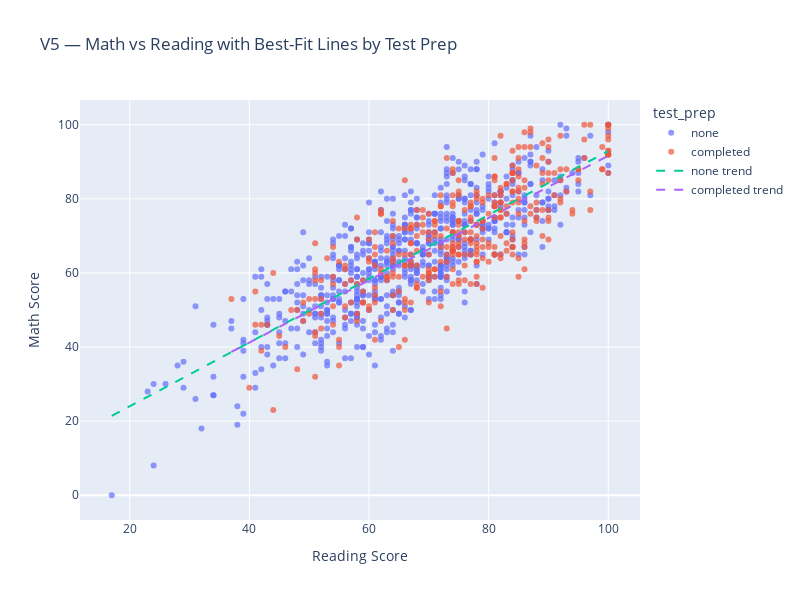

The cell this chart's notebook holds for it:
### Code cell
print("Q: How strongly are math and reading scores associated?")
print("A: There is a strong positive association — students with higher reading scores generally have higher math scores.")
print("Students who completed test prep have a slightly higher regression line, indicating an advantage at any reading level.")

fig = px.scatter(df, x="reading", y="math", color="test_prep",
                 title="V5 — Math vs Reading with Best-Fit Lines by Test Prep",
                 width=800, height=600, opacity=0.7)

# Add trend lines manually
for group in df["test_prep"].unique():
    sub = df[df["test_prep"]==group]
    slope, intercept = np.polyfit(sub["reading"], sub["math"], 1)
    xs = np.linspace(sub["reading"].min(), sub["reading"].max(), 100)
    fig.add_trace(go.Scatter(x=xs, y=slope*xs+intercept,
                             mode="lines",
                             name=f"{group} trend",
                             line=dict(dash="dash")))

fig.update_xaxes(title="Reading Score")
fig.update_yaxes(title="Math Score")
fig.show()

### Figure 1 — Plotly figure (JSON) as saved in the notebook; plotly's stock layout.template omitted (floating-point values rounded to 4 significant figures; data arrays with more than 128 entries replaced by an {"elided": "..."} marker saying what was removed)
{"data": [{"hovertemplate": "test_prep=none<br>reading=%{x}<br>math=%{y}<extra></extra>", "legendgroup": "none", "marker": {"color": "#636efa", "opacity": 0.7, "symbol": "circle"}, "mode": "markers", "name": "none", "orientation": "v", "showlegend": true, "type": "scatter", "x": {"elided": "642 int values"}, "xaxis": "x", "y": {"elided": "642 int values"}, "yaxis": "y"}, {"hovertemplate": "test_prep=completed<br>reading=%{x}<br>math=%{y}<extra></extra>", "legendgroup": "completed", "marker": {"color": "#EF553B", "opacity": 0.7, "symbol": "circle"}, "mode": "markers", "name": "completed", "orientation": "v", "showlegend": true, "type": "scatter", "x": {"elided": "358 int values"}, "xaxis": "x", "y": {"elided": "358 int values"}, "yaxis": "y"}, {"line": {"dash": "dash"}, "mode": "lines", "name": "none trend", "type": "scatter", "x": [17, 17.84, 18.68, 19.52, 20.35, 21.19, 22.03, 22.87, 23.71, 24.55, 25.38, 26.22, 27.06, 27.9, 28.74, 29.58, 30.41, 31.25, 32.09, 32.93, 33.77, 34.61, 35.44, 36.28, 37.12, 37.96, 38.8, 39.64, 40.47, 41.31, 42.15, 42.99, 43.83, 44.67, 45.51, 46.34, 47.18, 48.02, 48.86, 49.7, 50.54, 51.37, 52.21, 53.05, 53.89, 54.73, 55.57, 56.4, 57.24, 58.08, 58.92, 59.76, 60.6, 61.43, 62.27, 63.11, 63.95, 64.79, 65.63, 66.46, 67.3, 68.14, 68.98, 69.82, 70.66, 71.49, 72.33, 73.17, 74.01, 74.85, 75.69, 76.53, 77.36, 78.2, 79.04, 79.88, 80.72, 81.56, 82.39, 83.23, 84.07, 84.91, 85.75, 86.59, 87.42, 88.26, 89.1, 89.94, 90.78, 91.62, 92.45, 93.29, 94.13, 94.97, 95.81, 96.65, 97.48, 98.32, 99.16, 100], "y": [21.41, 22.13, 22.85, 23.58, 24.3, 25.02, 25.74, 26.47, 27.19, 27.91, 28.63, 29.35, 30.08, 30.8, 31.52, 32.24, 32.96, 33.69, 34.41, 35.13, 35.85, 36.58, 37.3, 38.02, 38.74, 39.46, 40.19, 40.91, 41.63, 42.35, 43.07, 43.8, 44.52, 45.24, 45.96, 46.69, 47.41, 48.13, 48.85, 49.57, 50.3, 51.02, 51.74, 52.46, 53.19, 53.91, 54.63, 55.35, 56.07, 56.8, 57.52, 58.24, 58.96, 59.68, 60.41, 61.13, 61.85, 62.57, 63.3, 64.02, 64.74, 65.46, 66.18, 66.91, 67.63, 68.35, 69.07, 69.8, 70.52, 71.24, 71.96, 72.68, 73.41, 74.13, 74.85, 75.57, 76.29, 77.02, 77.74, 78.46, 79.18, 79.91, 80.63, 81.35, 82.07, 82.79, 83.52, 84.24, 84.96, 85.68, 86.41, 87.13, 87.85, 88.57, 89.29, 90.02, 90.74, 91.46, 92.18, 92.9]}, {"line": {"dash": "dash"}, "mode": "lines", "name": "completed trend", "type": "scatter", "x": [37, 37.64, 38.27, 38.91, 39.55, 40.18, 40.82, 41.45, 42.09, 42.73, 43.36, 44, 44.64, 45.27, 45.91, 46.55, 47.18, 47.82, 48.45, 49.09, 49.73, 50.36, 51, 51.64, 52.27, 52.91, 53.55, 54.18, 54.82, 55.45, 56.09, 56.73, 57.36, 58, 58.64, 59.27, 59.91, 60.55, 61.18, 61.82, 62.45, 63.09, 63.73, 64.36, 65, 65.64, 66.27, 66.91, 67.55, 68.18, 68.82, 69.45, 70.09, 70.73, 71.36, 72, 72.64, 73.27, 73.91, 74.55, 75.18, 75.82, 76.45, 77.09, 77.73, 78.36, 79, 79.64, 80.27, 80.91, 81.55, 82.18, 82.82, 83.45, 84.09, 84.73, 85.36, 86, 86.64, 87.27, 87.91, 88.55, 89.18, 89.82, 90.45, 91.09, 91.73, 92.36, 93, 93.64, 94.27, 94.91, 95.55, 96.18, 96.82, 97.45, 98.09, 98.73, 99.36, 100], "y": [38.69, 39.23, 39.76, 40.3, 40.83, 41.36, 41.9, 42.43, 42.97, 43.5, 44.04, 44.57, 45.11, 45.64, 46.18, 46.71, 47.25, 47.78, 48.32, 48.85, 49.39, 49.92, 50.46, 50.99, 51.53, 52.06, 52.6, 53.13, 53.66, 54.2, 54.73, 55.27, 55.8, 56.34, 56.87, 57.41, 57.94, 58.48, 59.01, 59.55, 60.08, 60.62, 61.15, 61.69, 62.22, 62.76, 63.29, 63.83, 64.36, 64.9, 65.43, 65.96, 66.5, 67.03, 67.57, 68.1, 68.64, 69.17, 69.71, 70.24, 70.78, 71.31, 71.85, 72.38, 72.92, 73.45, 73.99, 74.52, 75.06, 75.59, 76.13, 76.66, 77.2, 77.73, 78.26, 78.8, 79.33, 79.87, 80.4, 80.94, 81.47, 82.01, 82.54, 83.08, 83.61, 84.15, 84.68, 85.22, 85.75, 86.29, 86.82, 87.36, 87.89, 88.43, 88.96, 89.5, 90.03, 90.56, 91.1, 91.63]}], "layout": {"height": 600, "legend": {"title": {"text": "test_prep"}, "tracegroupgap": 0}, "title": {"text": "V5 — Math vs Reading with Best-Fit Lines by Test Prep"}, "width": 800, "xaxis": {"anchor": "y", "domain": [0, 1], "title": {"text": "Reading Score"}}, "yaxis": {"anchor": "x", "domain": [0, 1], "title": {"text": "Math Score"}}}}
